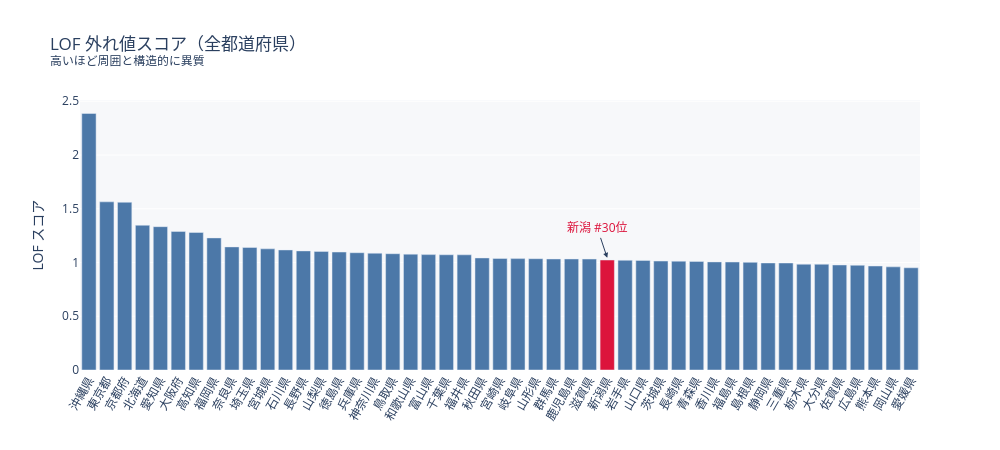

Notebook code cell kept with this figure:
### Markdown cell above
### 5-2. LOFスコア ランキングバー

### Code cell
df_ranked = result.sort_values('lof_score', ascending=False).reset_index(drop=True)
df_ranked['rank'] = df_ranked.index + 1

# 新潟の順位
nii_rank = df_ranked[df_ranked['都道府県'] == '新潟県']['rank'].values[0]
nii_score = df_ranked[df_ranked['都道府県'] == '新潟県']['lof_score'].values[0]

colors = ['crimson' if p == '新潟県' else '#4C78A8' for p in df_ranked['都道府県']]

fig_lof = go.Figure(go.Bar(
    x=df_ranked['都道府県'],
    y=df_ranked['lof_score'],
    marker_color=colors,
    hovertemplate='%{x}: %{y:.3f}<extra></extra>'
))
fig_lof.add_annotation(
    x='新潟県', y=nii_score + 0.02,
    text=f'新潟 #{nii_rank}位',
    showarrow=True, arrowhead=2,
    font=dict(color='crimson', size=12)
)
fig_lof.update_layout(
    title='LOF 外れ値スコア（全都道府県）<br><sup>高いほど周囲と構造的に異質</sup>',
    xaxis_tickangle=-60, yaxis_title='LOF スコア',
    width=1000, height=450,
    plot_bgcolor='#f7f8fa'
)
fig_lof.show()

### Figure 1 — Plotly figure (JSON) as saved in the notebook; plotly's stock layout.template omitted (floating-point values rounded to 4 significant figures)
{"data": [{"hovertemplate": "%{x}: %{y:.3f}<extra></extra>", "marker": {"color": ["#4C78A8", "#4C78A8", "#4C78A8", "#4C78A8", "#4C78A8", "#4C78A8", "#4C78A8", "#4C78A8", "#4C78A8", "#4C78A8", "#4C78A8", "#4C78A8", "#4C78A8", "#4C78A8", "#4C78A8", "#4C78A8", "#4C78A8", "#4C78A8", "#4C78A8", "#4C78A8", "#4C78A8", "#4C78A8", "#4C78A8", "#4C78A8", "#4C78A8", "#4C78A8", "#4C78A8", "#4C78A8", "#4C78A8", "crimson", "#4C78A8", "#4C78A8", "#4C78A8", "#4C78A8", "#4C78A8", "#4C78A8", "#4C78A8", "#4C78A8", "#4C78A8", "#4C78A8", "#4C78A8", "#4C78A8", "#4C78A8", "#4C78A8", "#4C78A8", "#4C78A8", "#4C78A8"]}, "type": "bar", "x": ["沖縄県", "東京都", "京都府", "北海道", "愛知県", "大阪府", "高知県", "福岡県", "奈良県", "埼玉県", "宮城県", "石川県", "長野県", "山梨県", "徳島県", "兵庫県", "神奈川県", "鳥取県", "和歌山県", "富山県", "千葉県", "福井県", "秋田県", "宮崎県", "岐阜県", "山形県", "群馬県", "鹿児島県", "滋賀県", "新潟県", "岩手県", "山口県", "茨城県", "長崎県", "青森県", "香川県", "福島県", "島根県", "静岡県", "三重県", "栃木県", "大分県", "佐賀県", "広島県", "熊本県", "岡山県", "愛媛県"], "y": [2.386, 1.564, 1.56, 1.347, 1.333, 1.289, 1.279, 1.229, 1.145, 1.14, 1.127, 1.117, 1.108, 1.103, 1.097, 1.091, 1.087, 1.082, 1.078, 1.073, 1.072, 1.071, 1.042, 1.037, 1.036, 1.035, 1.033, 1.033, 1.032, 1.023, 1.021, 1.019, 1.013, 1.012, 1.01, 1.005, 1.005, 1.002, 0.9958, 0.9953, 0.9842, 0.9838, 0.9769, 0.9744, 0.9674, 0.9594, 0.9509]}], "layout": {"annotations": [{"arrowhead": 2, "font": {"color": "crimson", "size": 12}, "showarrow": true, "text": "新潟 #30位", "x": "新潟県", "y": 1.043}], "height": 450, "plot_bgcolor": "#f7f8fa", "title": {"text": "LOF 外れ値スコア（全都道府県）<br><sup>高いほど周囲と構造的に異質</sup>"}, "width": 1000, "xaxis": {"tickangle": -60}, "yaxis": {"title": {"text": "LOF スコア"}}}}
